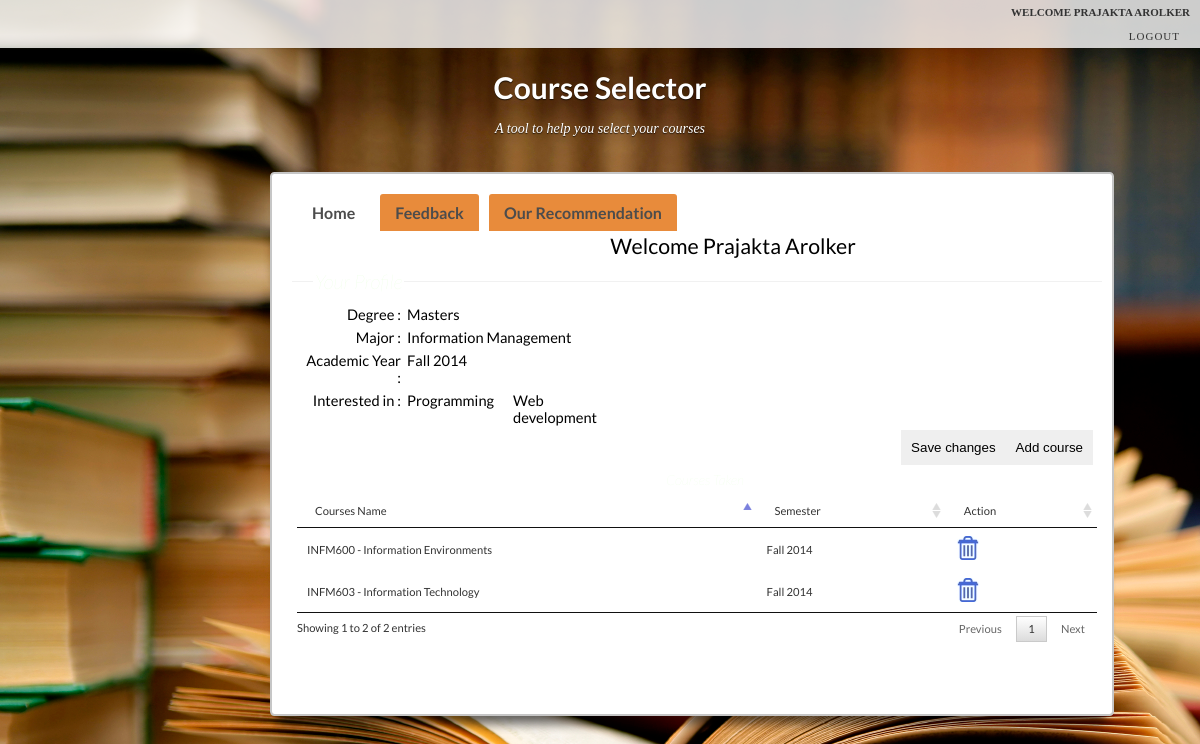
The app's page /homepage (signed in), older data.
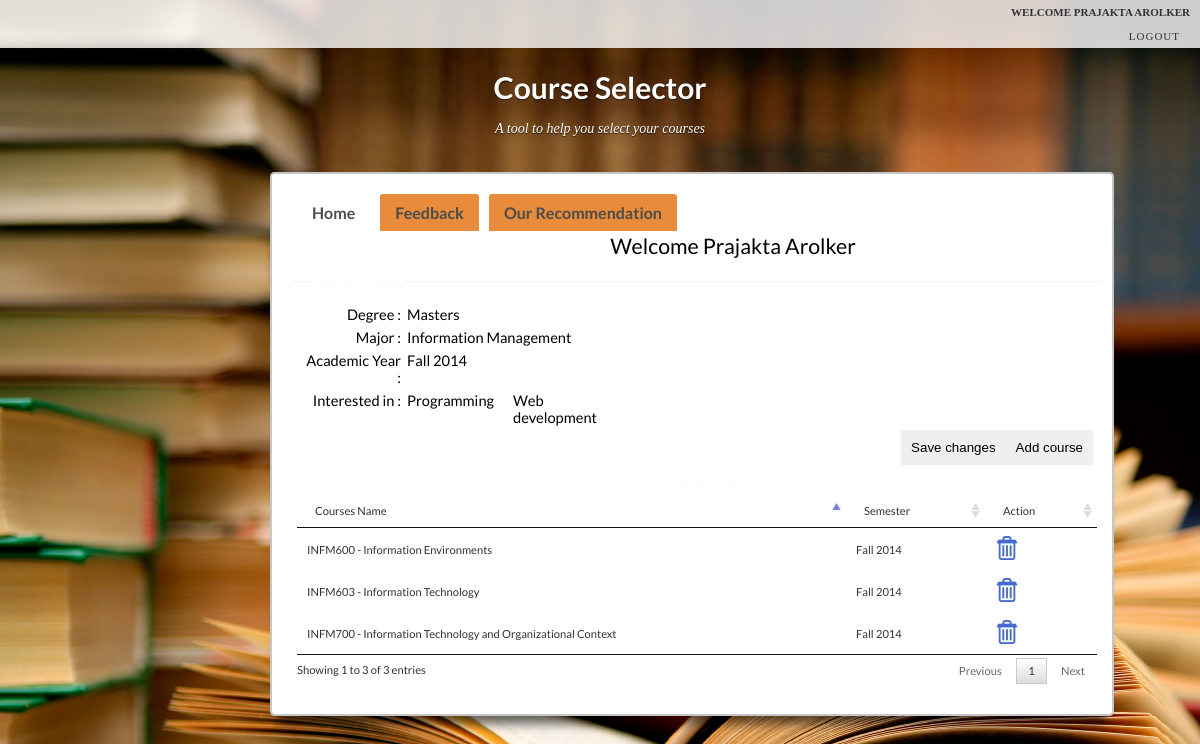
The same page, newer data.
### tables this page shows
CREATE TABLE student_academic_details(
  id integer primary key AUTOINCREMENT,
  degree varchar not null,
  major varchar,
  semester integer not null
);

CREATE TABLE student_interests(
  s_id integer not null,
  tag_name VARCHAR not null
);

CREATE TABLE student_course_details(
  id integer not null,
  course_name varchar not null,
  course_code varchar not null,
  semester varchar not null

);

### Main.py (the view)
@app.route('/homepage',methods=['GET','POST'])
def home():
    print request.method
    print "in homepage email" + session['username']
    user = session['username']
    l = loginAccount()
    mainList = l.getStudDtls(user)
    print mainList
    dtls = mainList[0]
    intList = mainList[1]
    d =  dtls[0]
    courseDtls = l.getCourseDtls(d['id'])
    r = Register()
    courseList = r.getOtherCourses(d['id'])
    if request.method == 'GET':
        if not request.args.get('courseName') == None:
            courseName = request.args.get('courseName')
            courseCode = request.args.get('courseCode')
            semester = request.args.get('semester')
            print courseName + semester
            reg = Register()
            result = reg.updateStudCourses(courseName,courseCode,semester,user)
            print result
            if result == "inserted":
                mainList = l.getStudDtls(user)
                dtls = mainList[0]
                intList = mainList[1]
                d =  dtls[0]
                courseDtls = l.getCourseDtls(d['id'])
                r = Register()
                courseList = r.getCourses()
                message = {"msg":"success"}
                return jsonify(message)
        elif not request.args.get('code') == None:
            courseCode = request.args.get('code')
            print courseCode
            reg = Register()
            result = reg.deleteStudCourse(courseCode,user)
            print result
            if result == "deleted":
                mainList = l.getStudDtls(user)
                dtls = mainList[0]
                intList = mainList[1]
                d =  dtls[0]
                courseDtls = l.getCourseDtls(d['id'])
                r = Register()
                courseList = r.getCourses()
                message = {"msg":"success"}
                return jsonify(message)
    return render_template("userHomePage.html",studentDtls=dtls,courses = courseDtls,allcourses = courseList,interests = intList)

### Login.py (called while the page is built)
    def getStudDtls(self,username):
        cursor = conn.execute('SELECT s.first_name || " " || s.last_name,a.degree,a.major,a.semester,s.id from student_account_details s,student_academic_details a where s.id = a.id and s.email="'+username+'"')
        entries = [dict(name=row[0], degree=row[1], major=row[2], ay = row [3], id  = row [4]) for row in cursor.fetchall()]
        print "ahsdihaodihwqdw"
        d =  entries[0]
        id = d['id']
        cursor = conn.execute('SELECT tag_name FROM student_interests where s_id = '+str(id))
        one_entries = [dict(tag=row[0]) for row in cursor.fetchall()]
        detailsList = []
        detailsList.append(entries)
        detailsList.append(one_entries)
        return detailsList

    def getCourseDtls(self,id):
        cursor = conn.execute('SELECT c.course_name,c.semester from student_course_details c where c.id = '+str(id))
        entries = [dict(name=row[0],semester=row[1]) for row in cursor.fetchall()]
        return entries

### register.py (called while the page is built)
    def getOtherCourses(self,id):
        cursor = conn.execute('select c.course_code,c.course_name from course_lookup c where c.course_code not in ( select s.course_code from student_course_details s where s.id= '+str(id)+')')
        entries = [dict(code=row[0], name=row[1]) for row in cursor.fetchall()]
        return entries

### templates/userHomePage.html (shortened to what this page needs)
<!DOCTYPE html PUBLIC "-//W3C//DTD XHTML 1.0 Strict//EN" "http://www.w3.org/TR/xhtml1/DTD/xhtml1-strict.dtd">
<html xmlns="http://www.w3.org/1999/xhtml" xml:lang="en" lang="en">
<head>
    <link rel="stylesheet" type="text/css" href="../static/css/default.css"/>
    <link rel="stylesheet" type="text/css" href="../static/css/tabs.css"/>
    <link rel="stylesheet" type="text/css" href="../static/css/jquery.dataTables.css"/>
</head>
<body>
<div class="codrops-top">
    <div style="text-align: right;padding-right: 10px;">
        {% for stud in studentDtls %}
    <label><b>Welcome {{stud.name|safe}}</b></label><hr/><hr/>
    <a href="{{url_for('logout',filename='index.html')}}">Logout </a>
    {% endfor %}
</div>
    </div>
<div class="container">
    <header >
        <h1> <strong>Course Selector</strong></h1>
        <h2>A tool to help you select your courses</h2>
    </header>
</div>
<form class="register"  style="overflow-y:auto;height: 500px">
    <ul class="tab-links">
        <li class="active"><a href="{{url_for('home')}}">Home</a></li>
        <li><a href="{{url_for('feedback')}}">Feedback</a></li>
        <li><a href="{{url_for('planner')}}">Our Recommendation</a></li>
        </ul>
    <div class="tab-content">
            <div id="home" class="tab active">
    {% for stud in studentDtls %}
    <label class="heading1" style="width: 100%;text-align: center">Welcome {{stud.name|safe}}</label>
    <fieldset class="row2" >
        <legend style="font-size: 20px">Your Profile
        </legend>
        <p>
            <label>Degree :
            </label>
            <label style="width: 200px;text-align: left">{{stud.degree|safe}}
            </label>
        </p>
        <p>
            <label>Major :
            </label>
            <label style="width: 200px;text-align: left">{{stud.major|safe}}
            </label>
        </p>
        <p>
            <label>Academic Year :
            </label>
            <label style="width: 200px;text-align: left">{{stud.ay|safe}}
            </label>
        </p>
        {% endfor %}
        <p>
                    <label>Interested in :
                    </label>
                    {% for interest in interests %}
                    <label style="width:100px;text-align: left;">{{interest.tag|capitalize}}
                    </label>
                    {% endfor %}
                </p>
                <p>
                    <input type="button" id = "edit" style="float:right;padding: 10px;" value="Add course"/>
                    <input type="button" id = "saveBtn" style="float:right;padding: 10px;" value="Save changes" onclick="updateCourses()"/>
                </p>
                <p>
        <legend style="text-align: center;">Courses Taken
            </legend>
        <div class>
            <table id="courseTable">
                <thead>
                <tr><td>Courses Name</td>
                    <td>Semester</td>
                    <td>Action</td>
                </tr>
                </thead>
                <tbody>
                {% for course in courses %}
                        <tr><td>{{course.name|safe}}</td>
                            <td>{{course.semester|safe}}</td>
                            <td><img src="../static/images/delete-24.jpg" alt="Click to delete course" class="deleteBtn"/></td>
                        </tr>
                {% endfor %}
                </tbody>
            </table>
        </div>
        </p>
    </fieldset>
                </div>
            </div>
</form>
</body>
</html>

### static/css/default.css (style rules this page uses)
* { padding: 0; margin: 0; border: 0; }
body, html { background: #e1c192 url(../images/books1698x1131.jpg); background-position: inherit; background-repeat: no-repeat; }
body { font-size: 70%; }
p { padding: 7px 0 7px 0; font-weight: 500; font-size: 10pt; }
a { color: #656565; text-decoration:none; }
.heading1 { font-weight: 400; color: #888888; font-size: 16pt; background: transparent no-repeat center left; padding-left: 33px; margin: 7px 5px 8px 8px; }
form.register { font-family: 'Ubuntu', 'Lato', sans-serif; font-weight: 400; position: inherit; padding-left: 100px; overflow: hidden; margin: 20px 270px; background-position: inherit; background-repeat: no-repeat; border-radius: 0.4em; border: 1px solid #191919; box-shadow: inset 0 0 2px 1px rgba(255,255,255,0.08), 0 16px 10px -8px rgba(0, 0, 0, 0.6); padding: 20px; width:800px; background-color:#fff; -moz-border-radius:15px; -webkit-border-radius:15px; border-radius: 0.4em; border: solid 2px; border-color: #c6c6c6; }
form p { font-size: 11pt; clear:both; margin: 0; color:gray; padding:4px; }
form.register fieldset.row2 { width:800px; border-top:1px solid #F1F1F1; height:250px; padding:5px; float:left; }
form.register legend { color: #e2ffd6; padding:2px; margin-left: 16px; font-weight:bold; font-size: 14px; font-weight:100; font-style: oblique; }
form.register label { color: #000000; width:100px; float: left; text-align: right; margin-right: 6px; margin-top:2px; }
.container > header h1, .container > header h2 { color: #fff; text-shadow: 0 1px 1px rgba(0,0,0,0.7); }

### static/css/tabs.css (style rules this page uses)
.tab-links:after { display:block; clear:both; content:''; }
.tab-links li { margin:0px 5px; float:left; list-style:none; }
.tab-links a { padding:9px 15px; display:inline-block; border-radius:3px 3px 0px 0px; background: #e88b3b; font-size:16px; font-weight:600; color:#4c4c4c; transition:all linear 0.15s; }
li.active a, li.active a:hover { background:#fff; color:#4c4c4c; }
.tab-content { border-radius:inherit; box-shadow:-1px 1px 1px rgba(0,0,0,0.15); }
.tab { display:none; }
.tab.active { display:block; }

### static/css/demo.css (style rules this page uses)
html { height: 100%; }
body { font-family: 'Lato', Calibri, Arial, sans-serif; font-weight: 300; font-size: 15px; color: #333; -webkit-font-smoothing: antialiased; overflow-y: scroll; overflow-x: hidden; }
a { color: #555; text-decoration: none; }
.container { width: 100%; position: relative; }
.container > header { padding: 20px 10px 10px 10px; position: relative; display: block; text-shadow: 1px 1px 1px rgba(0,0,0,0.2); text-align: center; }
.container > header h1 { font-size: 30px; line-height: 38px; margin: 0; position: relative; font-weight: 300; color: #666; text-shadow: 0 1px 1px rgba(255,255,255,0.6); }
.container > header h2 { font-size: 14px; font-weight: 300; margin: 0; padding: 15px 0 5px 0; color: #666; font-family: Cambria, Georgia, serif; font-style: italic; text-shadow: 0 1px 1px rgba(255,255,255,0.6); }
.codrops-top { line-height: 24px; font-size: 11px; background: #fff; background: rgba(255, 255, 255, 0.8); text-transform: uppercase; z-index: 9999; position: relative; font-family: Cambria, Georgia, serif; box-shadow: 1px 0px 2px rgba(0,0,0,0.2); }
.codrops-top:before, .codrops-top:after { content: " "; display: table; }
.codrops-top:after { clear: both }
.codrops-top a { padding: 0px 10px; letter-spacing: 1px; color: #333; display: inline-block; }

Row changes from the older to the newer data that the page shows:
added student_course_details: name "INFM700 - Information Technology and Organizational Context", semester "Fall 2014"
Text that changed along with them:
text written by a page script: "Showing 1 to 2 of 2 entries Previous 1 Next" → "Showing 1 to 3 of 3 entries Previous 1 Next"
